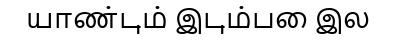
#> input picture data/synthetic/clean/SYNTH_TEST_00187_clean.png, 396 x 40 px
$ python -i quality_analysis.py   (imports and definitions only)   (older library calls are emulated)
#> lines starting #> are read from the running program, lines starting #| are printed output that depends on the picture; after the words box and inside, x2 and y2 are one past the last pixel; in counts of white or black regions, pixels touching at a corner belong together
#> further down, picture is the input picture: shape (40, 396, 3); min 0, max 255, mean 223
"""
Image Quality and Distortion Analysis for Tamil Palm-Leaf Manuscripts
Stage 4 Quality Assessment Engine
"""

import sys
import math
import numpy as np
import cv2
from pathlib import Path
from PIL import Image

# [2 lines not run here, left out]

def analyze_image_quality(image_input) -> dict:
    """
    Perform comprehensive quality, distortion, and noise estimation on a manuscript image.
    Returns a dictionary of measurable physical metrics.
    """
    path_obj = None
    if isinstance(image_input, (str, Path)):
        path_obj = Path(image_input)
        if not path_obj.exists():
            raise FileNotFoundError(f"Image not found at {image_input}")
        img_bgr = cv2.imread(str(path_obj))
        if img_bgr is None:
            raise ValueError(f"Could not decode image at {image_input}")
    elif isinstance(image_input, np.ndarray):
        img_bgr = image_input.copy()
    else:
        raise TypeError("image_input must be a file path, Path object, or numpy ndarray")

    h, w = img_bgr.shape[:2]
#> h = 40; w = 396
    c = img_bgr.shape[2] if img_bgr.ndim == 3 else 1
#> c = 3
    aspect_ratio = round(w / h, 3)
#> aspect_ratio = 9.9

    # Convert to grayscale for statistical analysis
    gray = cv2.cvtColor(img_bgr, cv2.COLOR_BGR2GRAY)

    # 1. Brightness and Contrast Statistics
    mean_val = float(np.mean(gray))
#> mean_val = 223
    std_val = float(np.std(gray))
#> std_val = 77.98
    min_val = int(np.min(gray))
#> min_val = 0
    max_val = int(np.max(gray))
#> max_val = 255
    dynamic_range = max_val - min_val
#> dynamic_range = 255

    # 2. Blur / Sharpness Estimation (Variance of Laplacian & Tenengrad)
    laplacian = cv2.Laplacian(gray, cv2.CV_64F)
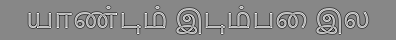
#> laplacian: shape (40, 396) float64; min -574, max 506, mean 0; drawn with min black and max white
    blur_score = float(laplacian.var())
#> blur_score = 12086.6

    # Tenengrad Gradient Energy
    sobel_x = cv2.Sobel(gray, cv2.CV_64F, 1, 0, ksize=3)
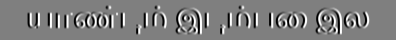
#> sobel_x: shape (40, 396) float64; min -1020, max 1020, mean 0; drawn with min black and max white
    sobel_y = cv2.Sobel(gray, cv2.CV_64F, 0, 1, ksize=3)
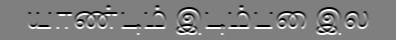
#> sobel_y: shape (40, 396) float64; min -1020, max 1020, mean 0; drawn with min black and max white
    tenengrad = float(np.mean(sobel_x**2 + sobel_y**2))
#> tenengrad = 182370.1

    # 3. Noise Estimation (Median Absolute Deviation on High-Frequency Residuals)
    # Estimate standard deviation of noise via wavelet-like difference
    sigma_noise = float(np.median(np.abs(laplacian - np.median(laplacian))) / 0.6745)
#> sigma_noise = 0

    # 4. Illumination Variation (Surface standard deviation on low-pass blurred background)
    blurred_bg = cv2.GaussianBlur(gray, (51, 51), 0)
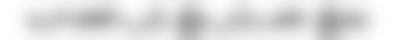
#> blurred_bg: shape (40, 396); min 164, max 255, mean 222.6
    illumination_std = float(np.std(blurred_bg))
#> illumination_std = 21.18
    illumination_gradient = float(np.max(blurred_bg) - np.min(blurred_bg))
#> illumination_gradient = 91

    # 5. Foreground / Background Separation Metric (Otsu Between-Class Variance)
    otsu_thresh, otsu_img = cv2.threshold(gray, 0, 255, cv2.THRESH_BINARY + cv2.THRESH_OTSU)
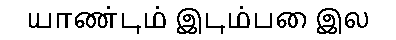
#> otsu_img: shape (40, 396); 87.1% white; black in thin lines or dots, all inside (x1, y1, x2, y2) = (29, 6, 368, 34)
#> otsu_thresh = 139
    w0 = np.sum(gray < otsu_thresh) / (w * h)
#> w0 = 0.129
    w1 = 1.0 - w0
#> w1 = 0.871
    if w0 > 0 and w1 > 0:
        mu0 = np.mean(gray[gray < otsu_thresh])
#> mu0 = 26.98
        mu1 = np.mean(gray[gray >= otsu_thresh])
#> mu1 = 252.1
        between_class_var = float(w0 * w1 * ((mu0 - mu1) ** 2))
#> between_class_var = 5704.2
        separable_ratio = float(between_class_var / (std_val ** 2 + 1e-6))
#> separable_ratio = 0.938
    else:
        between_class_var = 0.0
        separable_ratio = 0.0

    # 6. Edge Density
    edges = cv2.Canny(gray, 50, 150)
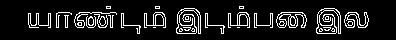
#> edges: shape (40, 396); 11% white in thin lines or dots, all inside (x1, y1, x2, y2) = (28, 6, 369, 34)
    edge_density = float(np.sum(edges > 0) / (w * h))
#> edge_density = 0.11

    # 7. Skew Angle Estimation (Radon / Hough Transform on horizontal text lines)
    estimated_skew = estimate_skew_angle(gray)

    return {
        "filename": path_obj.name if path_obj is not None else "in_memory_image",
        "width": w,
        "height": h,
        "aspect_ratio": aspect_ratio,
        "mean_brightness": round(mean_val, 2),
        "contrast_std": round(std_val, 2),
        "min_intensity": min_val,
        "max_intensity": max_val,
        "dynamic_range": dynamic_range,
        "laplacian_blur_var": round(blur_score, 2),
        "tenengrad_sharpness": round(tenengrad, 2),
        "estimated_noise_sigma": round(sigma_noise, 2),
        "illumination_variance": round(illumination_std, 2),
        "illumination_gradient": round(illumination_gradient, 2),
        "otsu_threshold": int(otsu_thresh),
        "fg_bg_separability": round(separable_ratio, 4),
        "edge_density": round(edge_density, 4),
        "estimated_skew_deg": round(estimated_skew, 2)
    }

def estimate_skew_angle(gray_img: np.ndarray) -> float:
    """
    Estimate dominant text-line skew angle using horizontal line projection and Hough lines.
    Returns angle in degrees (-45.0 to +45.0).
    """
    try:
        # Resize to manageable height for fast orientation search
        h, w = gray_img.shape
#> h = 40; w = 396
        target_h = min(600, h)
#> target_h = 40
        scale = target_h / h
#> scale = 1
        resized = cv2.resize(gray_img, (int(w * scale), target_h))

        # Otsu inverse binarization
        _, bw = cv2.threshold(resized, 0, 255, cv2.THRESH_BINARY_INV + cv2.THRESH_OTSU)

        # Detect lines via Hough
        edges = cv2.Canny(bw, 50, 150, apertureSize=3)
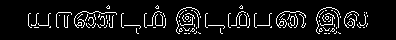
#> edges: shape (40, 396); 7.9% white in thin lines or dots, all inside (x1, y1, x2, y2) = (28, 5, 368, 34)
        lines = cv2.HoughLinesP(edges, 1, np.pi / 180, threshold=80, minLineLength=int(50 * scale), maxLineGap=int(10 * scale))
#> lines = [[28, 25, 165, 25], [178, 24, 254, 26]]

        if lines is None or len(lines) == 0:
            return 0.0

        angles = []
        for line in lines:
            x1, y1, x2, y2 = line[0]
            if x2 - x1 == 0:
                continue
            angle = math.degrees(math.atan2(y2 - y1, x2 - x1))
            if -45.0 <= angle <= 45.0:
                angles.append(angle)
#> this loop made 2 passes
#> (x1, y1, x2, y2, angle) on passes 1 to 2: (28, 25, 165, 25, 0), (178, 24, 254, 26, 1.51)
#> after the loop, angles = [0, 1.51]

        if not angles:
            return 0.0

        median_angle = float(np.median(angles))
#> median_angle = 0.754
        return median_angle
    except Exception:
        return 0.0

>>> import cv2
>>> picture = cv2.imread('../../data/synthetic/clean/SYNTH_TEST_00187_clean.png')
>>> result = analyze_image_quality(picture)
#> result = 18 items

$ run again, on data/synthetic/clean/SYNTH_TEST_00193_clean.png
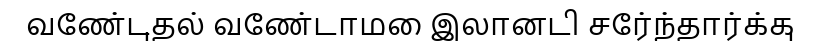
#> input picture data/synthetic/clean/SYNTH_TEST_00193_clean.png, 821 x 50 px
#> picture is the input picture: shape (50, 821, 3); min 0, max 255, mean 225.2
#> mean_val = 225.2
#> std_val = 76.39
#> min_val = 0
#> max_val = 255
#> blur_score = 10863.4
#> tenengrad = 169372.8
#> sigma_noise = 0
#> illumination_std = 21.95
#> illumination_gradient = 95
#> in analyze_image_quality, `otsu_thresh, otsu_img = cv2.threshold(gray, 0, 255, cv2.THRESH_BINARY ..`:
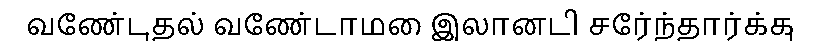
#> otsu_img: shape (50, 821); 88.2% white; black in thin lines or dots, all inside (x1, y1, x2, y2) = (28, 9, 793, 41)
#> otsu_thresh = 137
#> w0 = 0.118
#> w1 = 0.882
#> mu0 = 22.25
#> mu1 = 252.3
#> between_class_var = 5505.7
#> separable_ratio = 0.943
#> edge_density = 0.1
#> in estimate_skew_angle, `edges = cv2.Canny(bw, 50, 150, apertureSize=3)`:
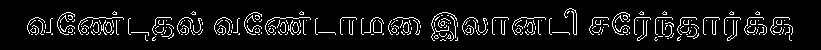
#> edges: shape (50, 821); 7.5% white in thin lines or dots, all inside (x1, y1, x2, y2) = (27, 8, 793, 41)
#> lines = 42 rows, first 6: [594, 17, 762, 17], [216, 32, 303, 32], [619, 34, 791, 34], [315, 32, 419, 32], [148, 33, 201, 32], [28, 31, 116, 31]
#> the loop in estimate_skew_angle, `for line in lines:` made 42 passes
#> (x1, y1, x2, y2, angle) on passes 1 to 8: (594, 17, 762, 17, 0), (216, 32, 303, 32, 0), (619, 34, 791, 34, 0), (315, 32, 419, 32, 0), (148, 33, 201, 32, -1.08), (28, 31, 116, 31, 0), (27, 28, 116, 28, 0), (215, 31, 303, 29, -1.3)
#> after the loop in estimate_skew_angle, `for line in lines:`: angles = 42 values, max 2.24 at index 28, min -2.2 at index 10, mean 0.0243
#> median_angle = 0
#> result = 18 items

$ run again, on data/synthetic/clean/SYNTH_TEST_00195_clean.png
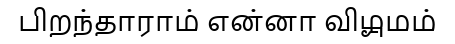
#> input picture data/synthetic/clean/SYNTH_TEST_00195_clean.png, 455 x 44 px
#> picture is the input picture: shape (44, 455, 3); min 0, max 255, mean 223.9
#> mean_val = 223.9
#> std_val = 77.3
#> min_val = 0
#> max_val = 255
#> blur_score = 11740.8
#> tenengrad = 182564.4
#> sigma_noise = 0
#> illumination_std = 19.62
#> illumination_gradient = 80
#> in analyze_image_quality, `otsu_thresh, otsu_img = cv2.threshold(gray, 0, 255, cv2.THRESH_BINARY ..`:
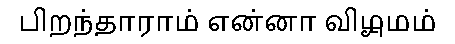
#> otsu_img: shape (44, 455); 87.3% white; black in thin lines or dots, all inside (x1, y1, x2, y2) = (21, 7, 435, 37)
#> otsu_thresh = 140
#> w0 = 0.127
#> w1 = 0.873
#> mu0 = 27.65
#> mu1 = 252.5
#> between_class_var = 5604.5
#> separable_ratio = 0.938
#> edge_density = 0.107
#> in estimate_skew_angle, `edges = cv2.Canny(bw, 50, 150, apertureSize=3)`:
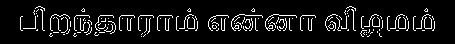
#> edges: shape (44, 455); 7.9% white in thin lines or dots, all inside (x1, y1, x2, y2) = (20, 6, 435, 37)
#> lines = [[100, 15, 171, 15], [20, 28, 197, 28], [211, 30, 311, 30], [114, 23, 311, 27], [210, 29, 300, 27], [325, 24, 434, 28], [216, 15, 314, 15]]
#> the loop in estimate_skew_angle, `for line in lines:` made 7 passes
#> (x1, y1, x2, y2, angle) on passes 1 to 7: (100, 15, 171, 15, 0), (20, 28, 197, 28, 0), (211, 30, 311, 30, 0), (114, 23, 311, 27, 1.16), (210, 29, 300, 27, -1.27), (325, 24, 434, 28, 2.1), (216, 15, 314, 15, 0)
#> after the loop in estimate_skew_angle, `for line in lines:`: angles = [0, 0, 0, 1.16, -1.27, 2.1, 0]
#> median_angle = 0
#> result = 18 items
